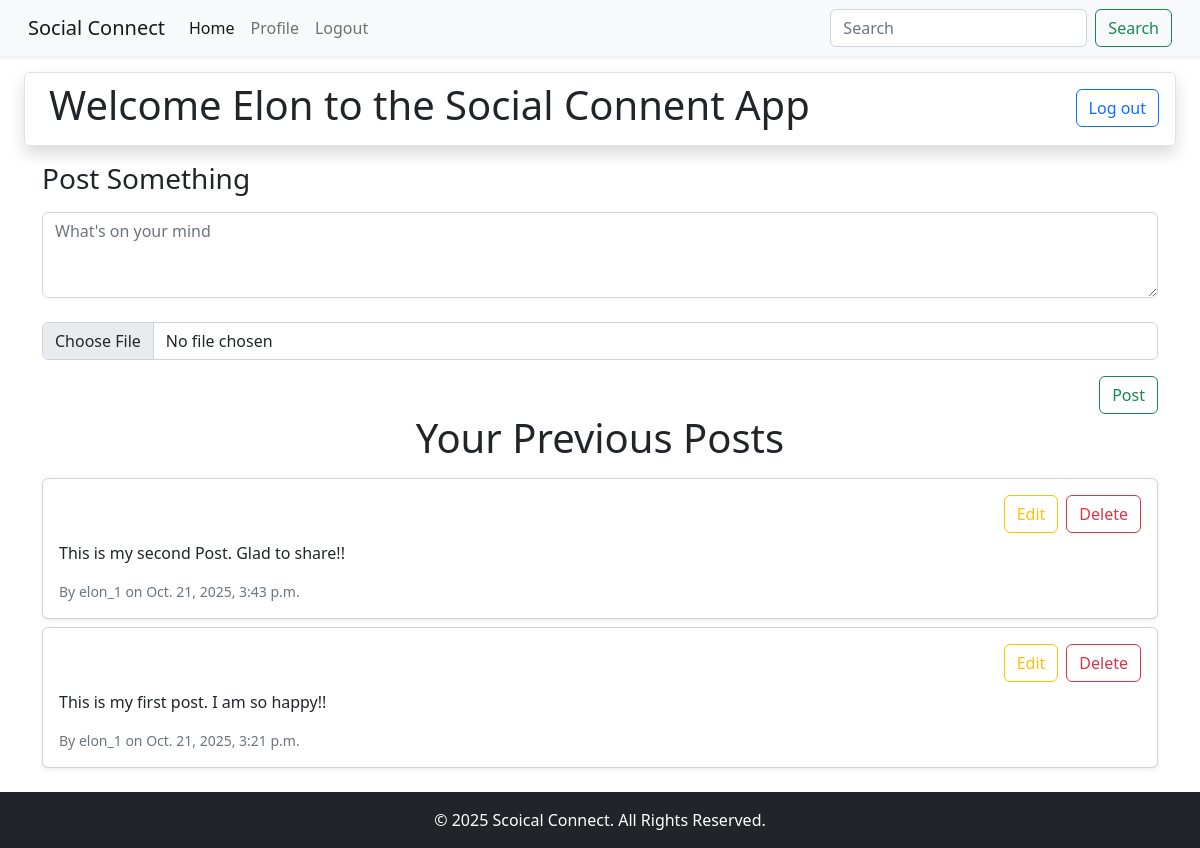
The app's page /users/profile/ (signed in), older data.
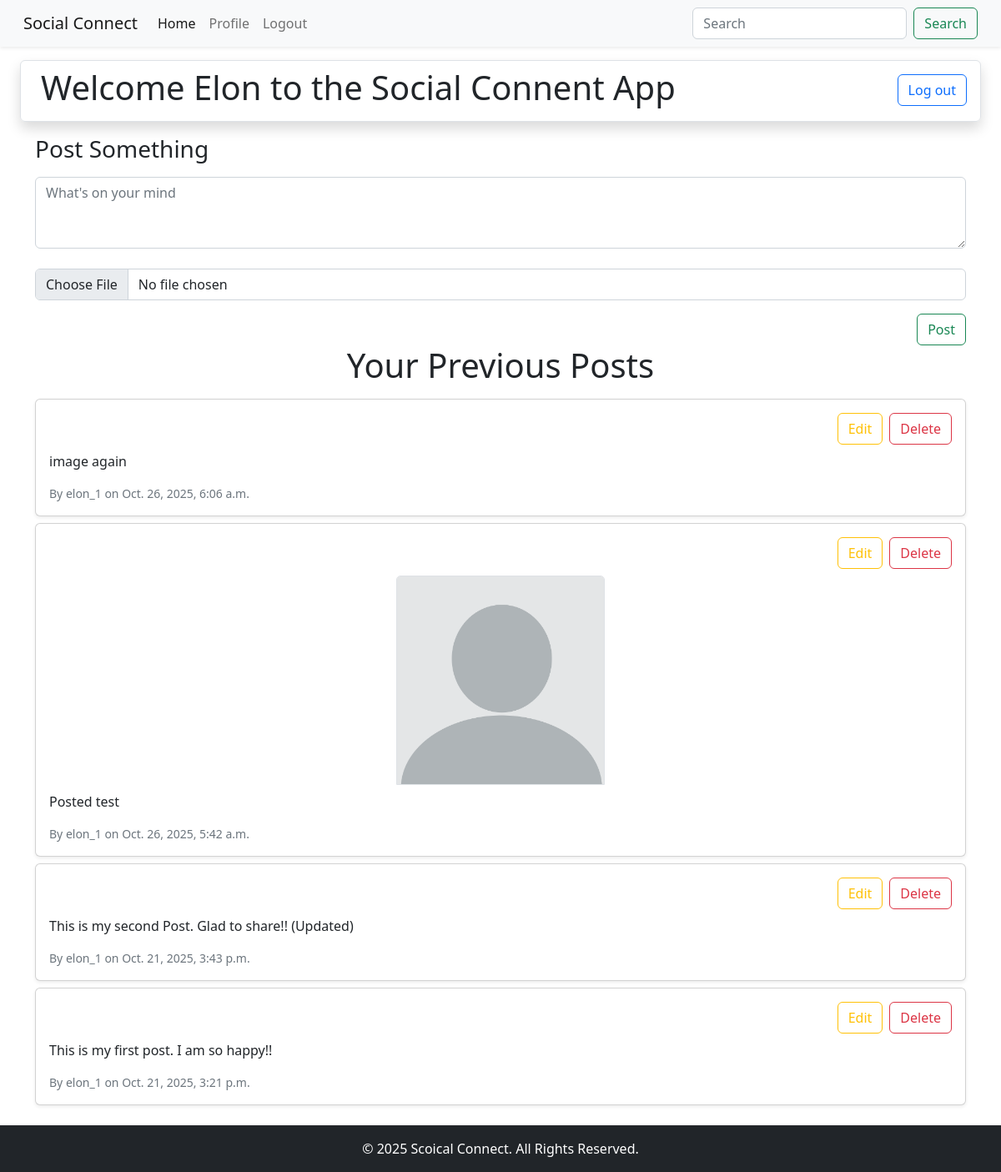
The same page, newer data.
### posts/models.py (models this page shows)
class Post(models.Model):
    author = models.ForeignKey(User, on_delete=models.CASCADE)
    content = models.TextField()
    image = models.ImageField(upload_to= post_directory_name, null=True, blank=True)
    liked_users = models.ManyToManyField(User,related_name="liked_posts",)
    created_at = models.DateTimeField(auto_now_add=True)
    updated_at = models.DateTimeField(auto_now=True)

### users/views.py (the view)
# urls.py: path('profile/',views.profile, name= 'profile')
@login_required
def profile(request):
    if request.method == "POST":
        form = postForm(request.POST ,request.FILES)
        if form.is_valid():
            post = form.save(commit=False)
            post.author = request.user
            post.save()
            return redirect('profile')
        else:
            return HttpResponse("not valid!!")
    else:
        user_posts = Post.objects.filter(author = request.user).order_by('-created_at')
        return render(request, 'users/profile.html',{'user_posts':user_posts})

### users/templates/users/profile.html (shortened to what this page needs)
{% extends "base.html" %}
{% block content %}
<div class="border rounded shadow mx-4 my-3 d-flex justify-content-between p-2">
    <h1 class="ps-3">Welcome {{user.first_name}} to the Social Connent App</h1>
    <div>
        <a href="{% url "user_logout" %}"><button class="btn btn-outline-primary mt-2 me-2">Log out</button></a>
    </div>
</div>
<div class="container mb-3">
    {% include "posts/create_post.html" %}
    <h1 class="text-center mb-3">Your Previous Posts</h1>
    <div>
        {% for eachPost in user_posts %}
        <div class="card mb-2 shadow-sm" >
            <div class="card-body">
                <div class="d-flex justify-content-end mb-2">
                    <a href="{% url "post_edit" eachPost.id %}" class="btn btn-outline-warning me-2">Edit</a>
                    <a href="{% url "post_delete" eachPost.id %}" class="btn btn-outline-danger">Delete</a>
                </div>
                <div class="text-center mb-2">
                    {% if eachPost.image %}
                    <img src="{{eachPost.image.url}}" class="card-img-top border"
                    style="width: 250px; height: auto;">
                    {% endif %}
                </div>
                <p class="card-text">{{eachPost.content}}</p>
                <small class="text-muted d-block">By {{ eachPost.author }} on {{ eachPost.created_at }}</small>
            </div>
        </div>
        {% empty%}
        <p> No posts found.</p>
        {% endfor %}
    </div>
</div>
{% endblock content %}

Row changes from the older to the newer data that the page shows:
added Post: content "image again", author "elon_1", created_at "Oct. 26, 2025, 6:06 a.m."
added Post: image (picture), content "Posted test", author "elon_1", created_at "Oct. 26, 2025, 5:42 a.m."
changed Post: content "This is my second Post. Glad to share!!" → "This is my second Post. Glad to share!! (Updated)"
